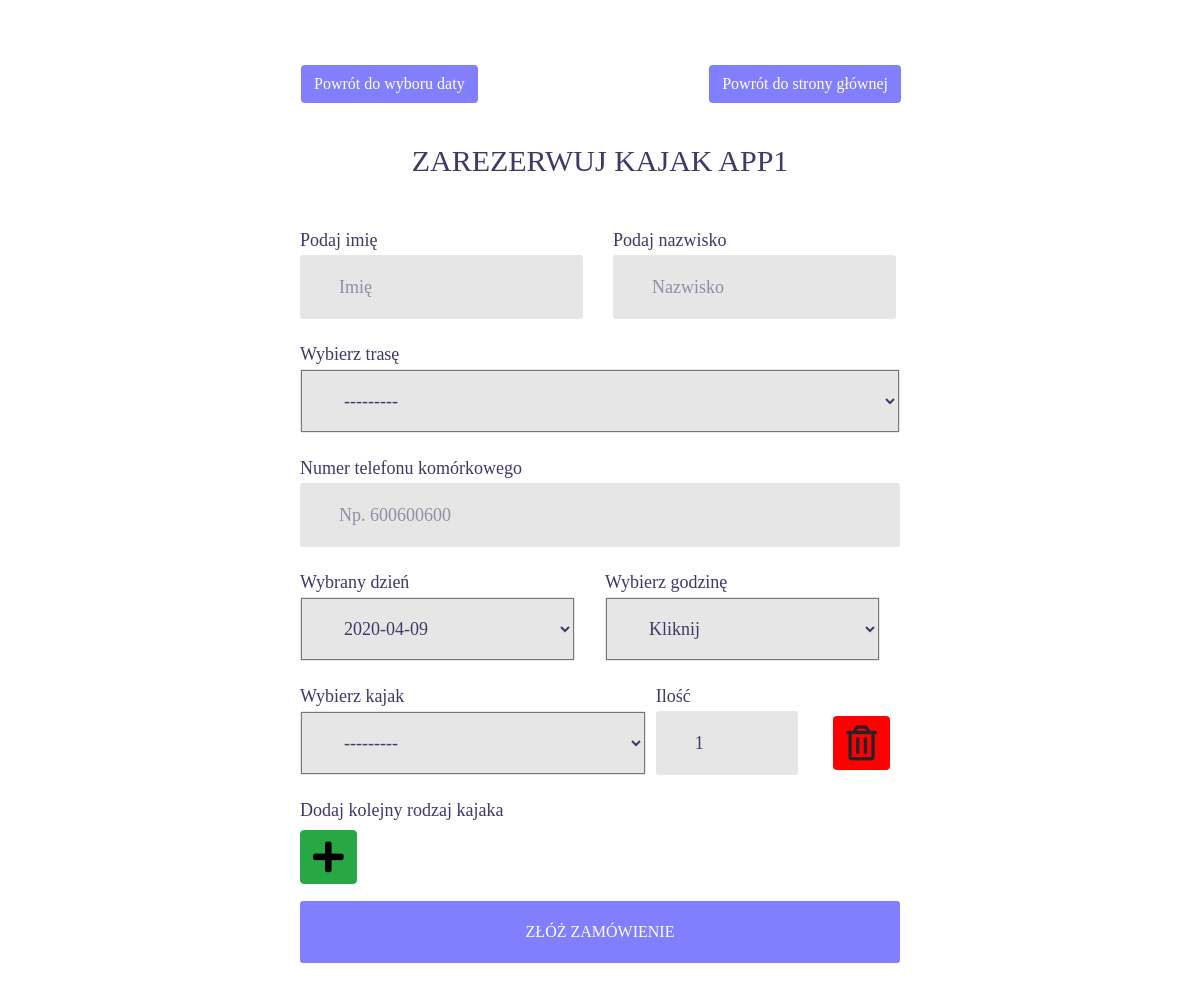
Page /app1/create/ on the earlier database version.
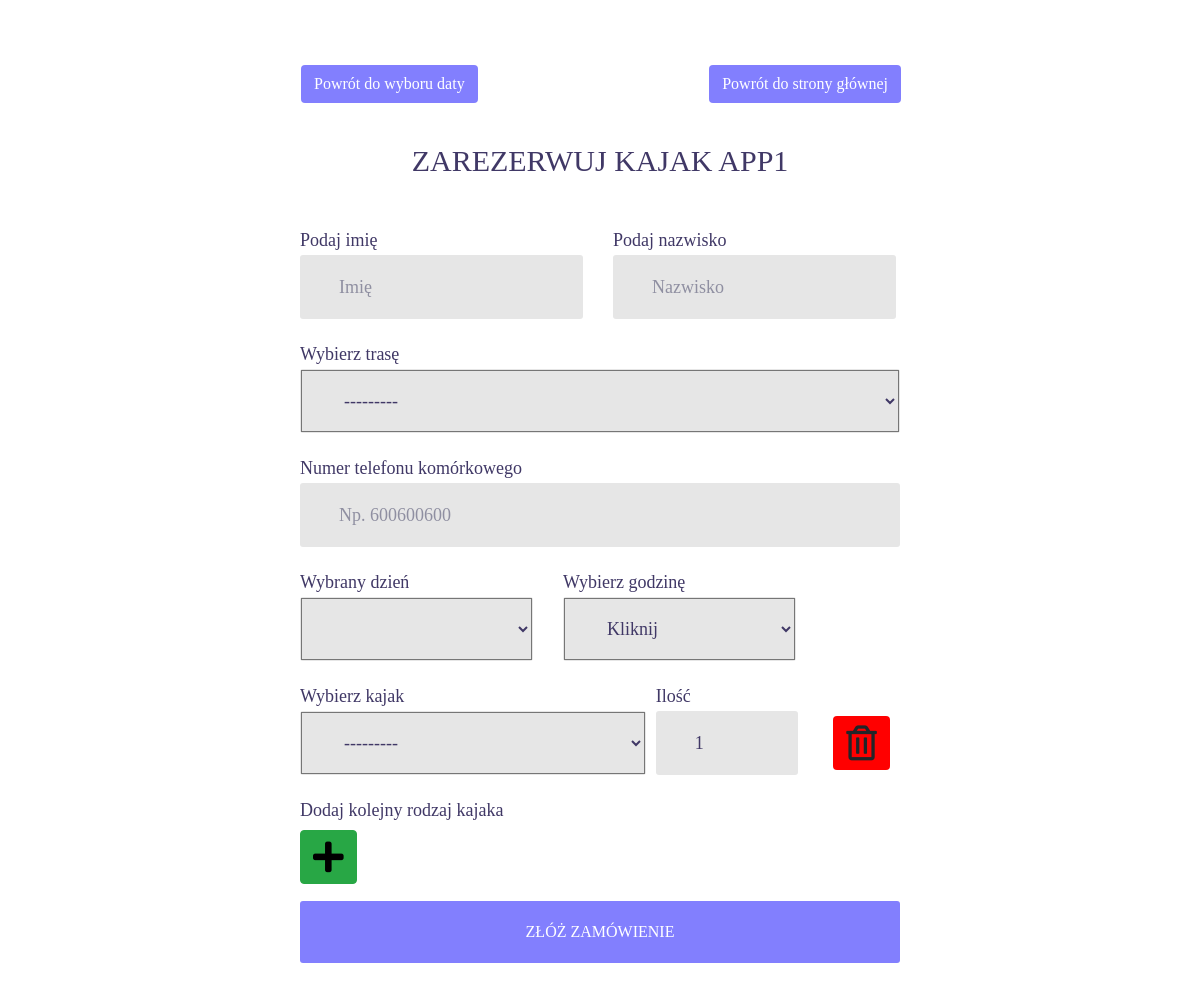
Same page on the later database version.
### app1/models.py (models this page shows)
class BookingDate(models.Model):
    booking_date = models.DateField()
    def __str__(self):
        return '{}'.format(self.booking_date)

### app1/views.py (the view, shortened to what this page needs)
# urls.py: path('create/', BookingCreateView.as_view(), name='app1_create'),
class BookingCreateView(CreateView):
    model = Booking
    template_name = 'app1/booking/create_app1.html'
    form_class = BookingCreateForm
    success_url = reverse_lazy('main:my_booking')
    def get_context_data(self, **kwargs):
        data = super(BookingCreateView, self).get_context_data(**kwargs)
        data['current_time'] = datetime.datetime.now().time()
        data['start_break'] = datetime.time(12)
        data['stop_break'] = datetime.time(12, 30)
        if self.request.POST:
            data['kayak_set'] = TermKayaksFormSet(self.request.POST, instance=self.object, prefix='kayak_set')
        else:
            data['kayak_set'] = TermKayaksFormSet(instance=self.object, prefix='kayak_set')
        return data

### app1/forms.py (shortened to what this page needs)
class BookingCreateForm(forms.ModelForm):
    class Meta:
        model = Booking
        exclude = ['user', 'email']

### app1/forms.py (called while the page is built)
    def full_clean(self):
        super(CustomFormSet, self).full_clean()
        for error in self._non_form_errors.as_data():
            if error.code == 'too_many_forms':
                error.message = "Maksymalna ilość dodatkowych pól z kajakami to %d." % self.max_num

### app1/models.py (called while the page is built)
def booking_dates_limit():
    current_day = datetime.datetime.now().date()
    booking_dates_list = BookingDate.objects.values_list('booking_date', flat=True)
    current_time = datetime.datetime.now().time()
    change_time = datetime.time(12)
    if current_day in booking_dates_list:
        if current_time < change_time:
            return {'booking_date__exact': datetime.datetime.now().date()}
        elif current_time >= change_time:
            return {'booking_date__gt': datetime.datetime.now().date()}
    else:
        return {'booking_date__gt': datetime.datetime.now().date()}

    def __str__(self):
        return '{}. Dostępnosc {}'.format(self.name, self.store)

    def __str__(self):
        return 'Trasa {}, dystans: {}'.format(self.name, self.distance)

### templates/app1/booking/create_app1.html (shortened to what this page needs)
{% extends "base.html" %}
{% load static %}
{% load widget_tweaks %}
{% load bootstrap4 %}
{% block body %}
<div class="limiter">
	<div class="container-login100">
		<div class="row wrap-login100 p-t-50 p-b-90" style="width:600px">
			<div class="login100-form row flex-sb flex-w m-l-1">
				<div class=".col-md-4">
					<a class="btn" href="{% url 'main:main' %}" style="float: right; font-family: Ubuntu-Bold; font-size: 16px; background-color: #827ffe; color: #fff;" onmouseover="this.style.color='black'" onmouseout="this.style.color='#fff'">Powrót do wyboru daty</a>
				</div>
				<div class=".col-md-4 .offset-md-4">
					<a class="btn" href="{% url 'main:main' %}" style="float: right; font-family: Ubuntu-Bold; font-size: 16px; background-color: #827ffe; color: #fff;" onmouseover="this.style.color='black'" onmouseout="this.style.color='#fff'">Powrót do strony głównej</a>
				</div>
			</div>
			{% if current_time >= start_break and current_time <= stop_break %}
				<div class="p-t-50" style="width: 100%">
					<span class="login100-form-title p-b-40 p-t-100" style="text-align:center">Przerwa techniczna</span>
					<span class="login100-form-title p-b-150" style="text-align:center">Wracamy o 12:30 :)</span>
				</div>
			{% else %}
			<form class="login100-form validate-form flex-sb flex-w" method="post" role="form">
				<span class="login100-form-title p-b-51 p-t-40">
					Zarezerwuj kajak APP1
				</span>
				<div class="row">
					<div class="col-sm-6">
						<span class="input100" style="height: 25px; padding: 0px">Podaj imię</span>
						<div class="wrap-input100 m-b-25" data-validate = "Username is required">
							{{ form.first_name|add_class:"input100"|attr:"type:text"|attr:"placeholder:Imię"|attr:"name:first_name" }}
						</div>
					</div>
					<div class="col-sm-6">
						<span class="input100" style="height: 25px; padding: 0px">Podaj nazwisko</span>
						<div class="wrap-input100 m-b-25">
							{{ form.last_name|add_class:"input100"|attr:"type:text"|attr:"placeholder:Nazwisko"|attr:"name:last_name" }}
						</div>
					</div>
				</div>
				<span class="input100" style="height: 25px; padding: 0px">Wybierz trasę</span>
				<div class="wrap-input100 validate-input m-b-25">
					{{ form.route|add_class:"input100"|attr:"name:route" }}
				</div>
				<span class="input100" style="height: 25px; padding: 0px">Numer telefonu komórkowego</span>
				<div class="wrap-input100 validate-input m-b-25">
					{{ form.phone|add_class:"input100"|attr:"name:phone"|attr:"placeholder:Np. 600600600" }}
				</div>
				<div class="row">
					<div class="col-sm-6">
						<span class="input100" style="height: 25px; padding: 0px">Wybrany dzień</span>
						<div class="wrap-input100 validate-input m-b-25 m-r-250">
							{{ form.booking_date|add_class:"input100" }}
						</div>
					</div>
					<div class="col-sm-6">
						<span class="input100" style="height: 25px; padding: 0px">Wybierz godzinę</span>
						<div class="wrap-input100 validate-input m-b-25">
							{{ form.time|add_class:"input100"|attr:"type:time"|attr:"name:time" }}
						</div>
					</div>
				</div>
				{% for form in kayak_set %}
					<div id="form-row">
						<div class="row form-row spacer">
							<div class="col-sm-7">
								<span class="input100" style="height: 25px; padding: 0px">Wybierz kajak</span>
								<div class="wrap-input100 validate-input m-b-25" data-validate = "">
									{{ form.kayak|add_class:"input100"|attr:"type:text" }}
								</div>
							</div>
							<div class="col-sm-3">
								<span class="input100" style="height: 25px; padding: 0px">Ilość</span>
								<div class="wrap-input100 validate-input m-b-25" data-validate = "">
									{{ form.quantity|add_class:"input100"|attr:"type:number" }}
								</div>
							</div>
							<div class="col-sm-2">
								<span class="input100" style="height: 25px; padding: 0px"><br></span>
								<a class="btn remove-form-row m-l-25 m-t-5" style="background-color: red;"><i class="far fa-trash-alt" style="font-size: 35px;"></i></a>
							</div>
						</div>
					</div>
				{% endfor %}
				<span class="input100" style="height: 25px; padding: 0px">Dodaj kolejny rodzaj kajaka</span>
				<a href="#" id="add_form" class="btn btn-success add-form-row m-t-5" style="color: black"><i class="fas fa-plus" style="font-size: 35px;"></i></a>
				<div class="container-login100-form-btn m-t-17">
					<button class="login100-form-btn" onclick="clicked(event)">
						Złóż zamówienie
					</button>
				</div>
			</form>
			{% endif %}
		</div>
	</div>
</div>
{% endblock %}

### templates/base.html (shortened to what this page needs)
{% load static %}
{% load widget_tweaks %}
<!doctype html>
<html lang="en">
<head>
    <link rel="stylesheet" href="https://stackpath.bootstrapcdn.com/bootstrap/4.1.1/css/bootstrap.min.css">
    <link rel="stylesheet" href="https://use.fontawesome.com/releases/v5.1.0/css/all.css"
>
    <link rel="stylesheet" type="text/css" href="{% static 'login/vendor/bootstrap/css/bootstrap.min.css' %}">
    <link rel="stylesheet" type="text/css" href="{% static 'login/fonts/font-awesome-4.7.0/css/font-awesome.min.css' %}">
    <link rel="stylesheet" type="text/css" href="{% static 'login/fonts/Linearicons-Free-v1.0.0/icon-font.min.css' %}">
    <link rel="stylesheet" type="text/css" href="{% static 'login/vendor/animate/animate.css' %}">
    <link rel="stylesheet" type="text/css" href="{% static 'login/vendor/css-hamburgers/hamburgers.min.css' %}">
    <link rel="stylesheet" type="text/css" href="{% static 'login/vendor/animsition/css/animsition.min.css' %}">
    <link rel="stylesheet" type="text/css" href="{% static 'login/vendor/select2/select2.min.css' %}">
    <link rel="stylesheet" type="text/css" href="{% static 'login/vendor/daterangepicker/daterangepicker.css' %}">
    <link rel="stylesheet" type="text/css" href="{% static 'login/css/util.css' %}">
    <link rel="stylesheet" type="text/css" href="{% static 'login/css/main.css' %}">
    <link type="text/css" rel="stylesheet" href="{% static 'css/navbar.css' %}" />
</head>
<body>
    {% block body %} {% endblock %}
</body>
</html>

### static/login/css/main.css (style rules this page uses)
* { margin: 0px; padding: 0px; box-sizing: border-box; }
body, html { height: 100%; font-family: Ubuntu-Regular, sans-serif; }
a { font-family: Ubuntu-Regular; font-size: 14px; line-height: 1.7; color: #666666; margin: 0px; transition: all 0.4s; -webkit-transition: all 0.4s; -o-transition: all 0.4s; -moz-transition: all 0.4s; }
input { outline: none; border: none; }
button { outline: none !important; border: none; background: transparent; }
.limiter { width: 100%; margin: 0 auto; }
.container-login100 { width: 100%; min-height: 100vh; display: -webkit-box; display: -webkit-flex; display: -moz-box; display: -ms-flexbox; display: flex; flex-wrap: wrap; justify-content: center; align-items: center; padding: 15px; background-position: center; background-size: cover; background-repeat: no-repeat;; }
.wrap-login100 { width: 390px; background: #fff; border-radius: 10px; position: relative; }
.login100-form { width: 100%; }
.login100-form-title { font-family: Ubuntu-Bold; font-size: 30px; color: #403866; line-height: 1.2; text-transform: uppercase; text-align: center; width: 100%; display: block; }
.wrap-input100 { width: 100%; position: relative; background-color: #e6e6e6; border: 1px solid transparent; border-radius: 3px; }
.input100 { font-family: Ubuntu-Bold; color: #403866; line-height: 1.2; font-size: 18px; display: block; width: 100%; background: transparent; height: 62px; padding: 0 20px 0 38px; }
.container-login100-form-btn { width: 100%; display: -webkit-box; display: -webkit-flex; display: -moz-box; display: -ms-flexbox; display: flex; flex-wrap: wrap; }
.login100-form-btn { font-family: Ubuntu-Bold; font-size: 16px; color: #fff; line-height: 1.2; text-transform: uppercase; display: -webkit-box; display: -webkit-flex; display: -moz-box; display: -ms-flexbox; display: flex; justify-content: center; align-items: center; padding: 0 20px; width: 100%; height: 62px; background-color: #827ffe; border-radius: 3px; -webkit-transition: all 0.4s; -o-transition: all 0.4s; -moz-transition: all 0.4s; transition: all 0.4s; }
.validate-input { position: relative; }

Differences in the rows shown:
removed BookingDate: booking_date "2020-04-09"
